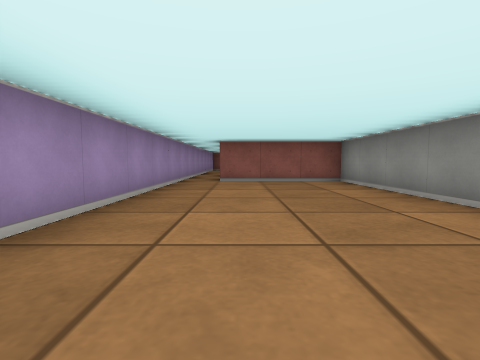
[1] (above)

24 first-person views from a walk through a cub3D maze. The camera is about half as high as the walls, tilts 4° down and sees 85° across. The floor is counted in squares. Each view is taken from the middle of a square. On the plan, view 1 faces up. The plan holds only what a view shows up to about 9 squares ahead; the rest is blank.

[2]
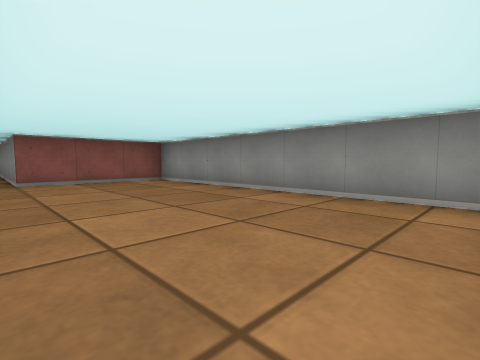

[3]
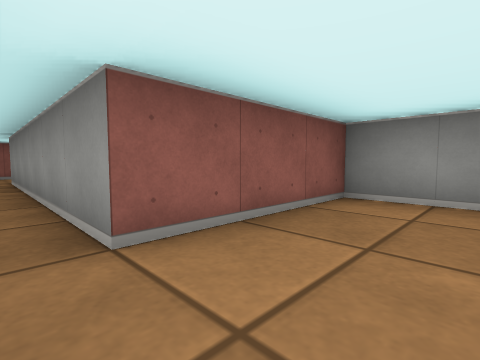

[4]
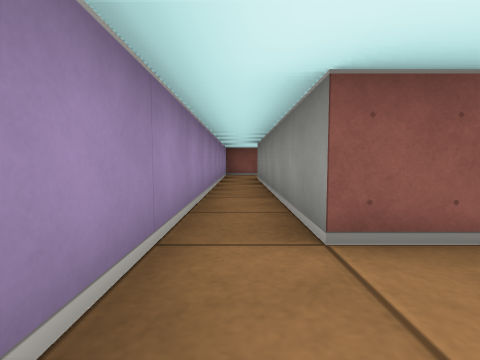

[5]
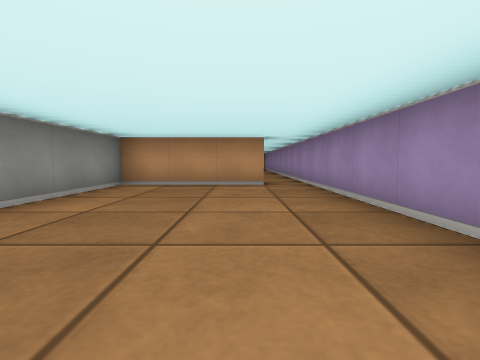

[6]
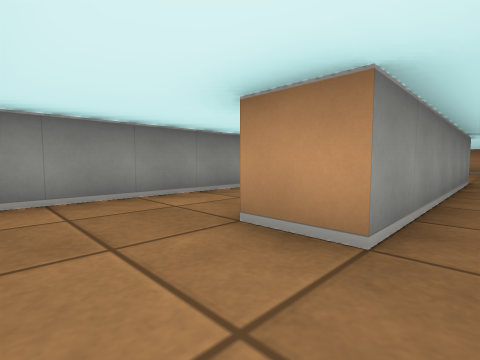

[7]
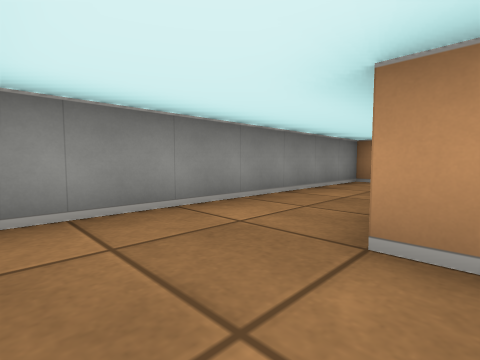

[8]
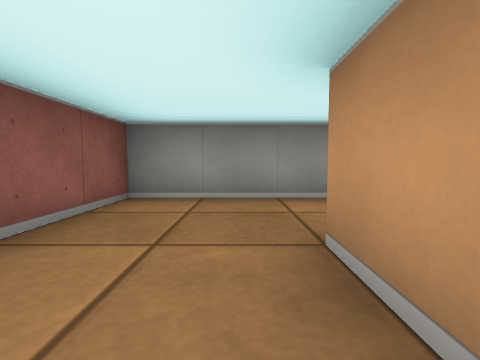

[9]
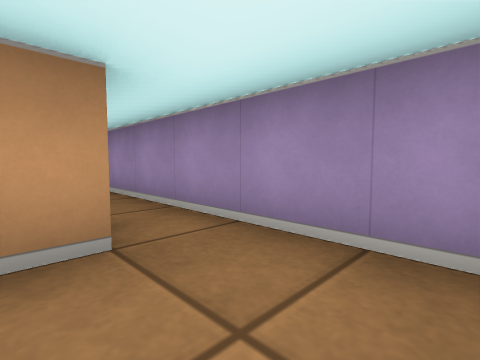

[10]
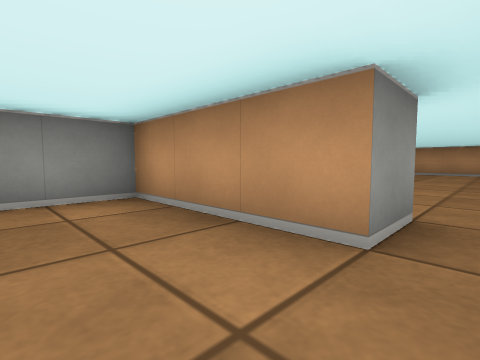

[11]
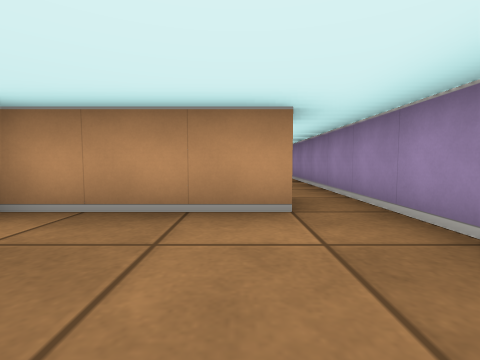

[12]
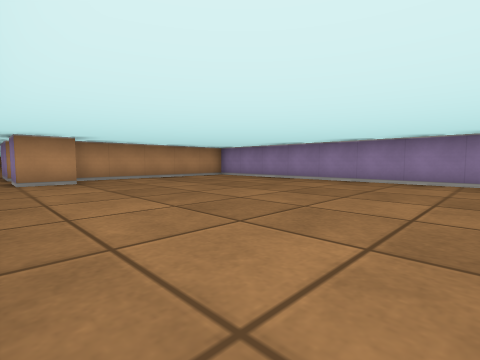

[13]
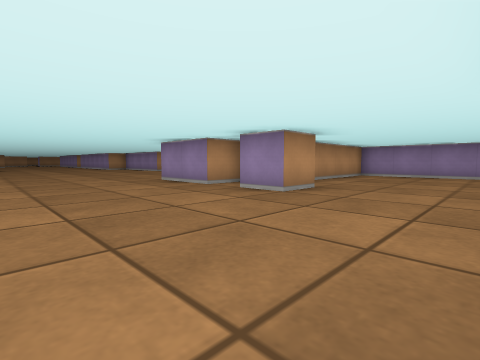

[14]
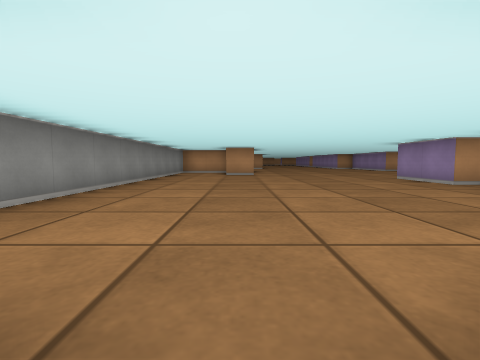

[15]
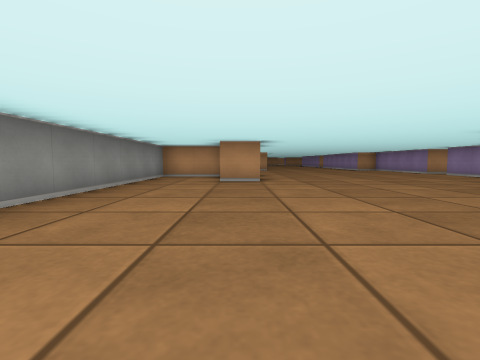

[16]
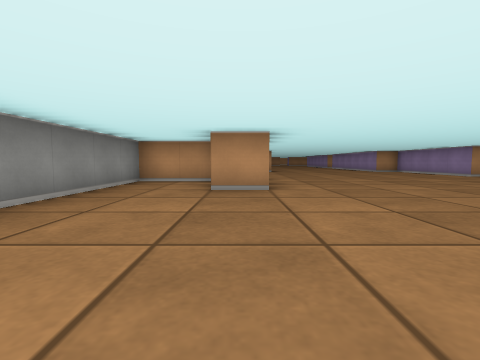

[17]
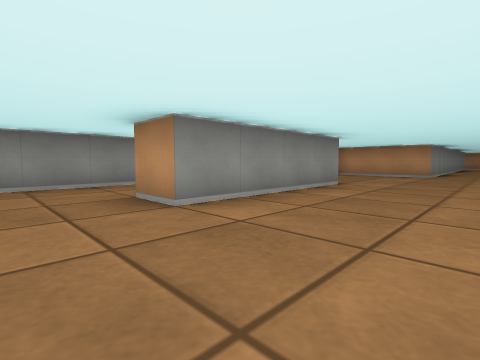

[18]
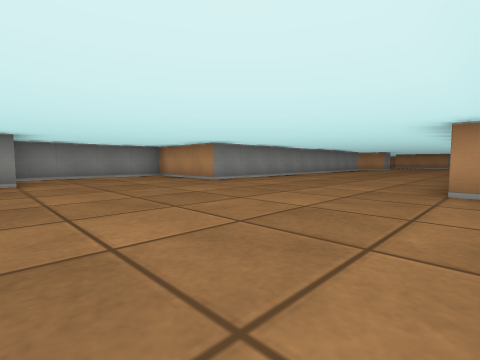

[19]
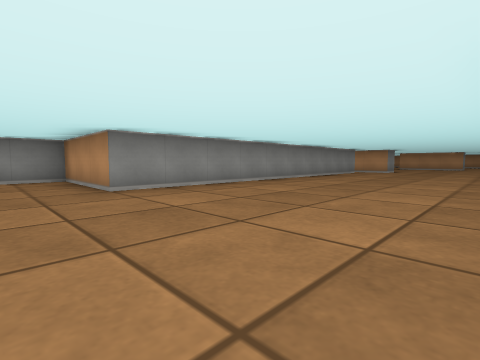

[20]
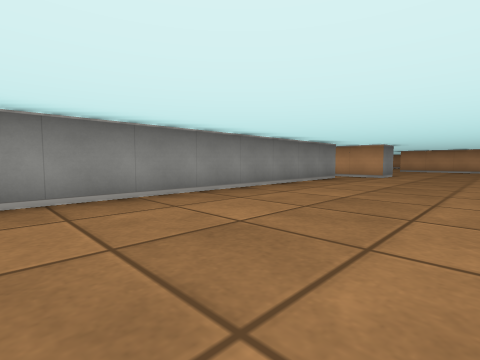

[21]
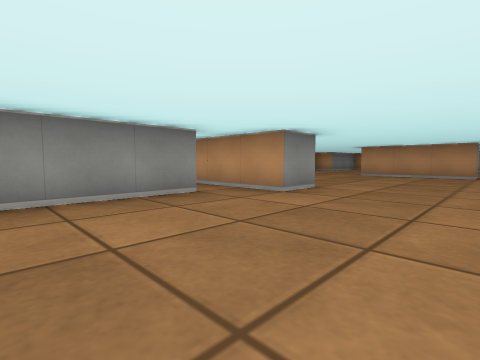

[22]
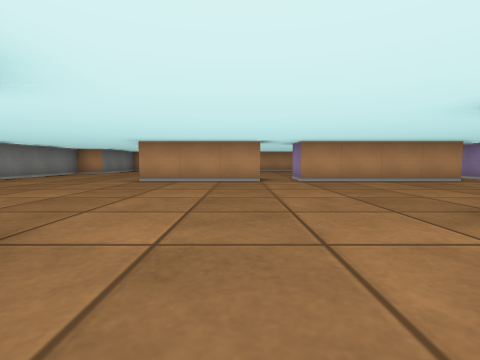

[23]
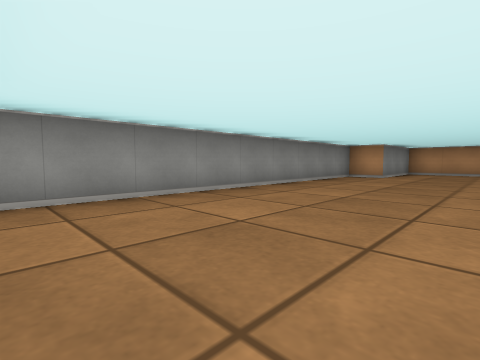

[24]
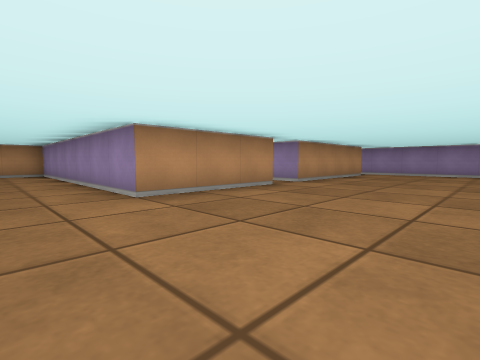

### Floor plan
Points are (right, up) in squares from view 1. A wall is a line through its corners. A room is listed if a view was taken in it or the views show most of it. See-through windows are left out.
Room 1 (views 1, 2, 3, 4, 5, 6, 7, 8, 9, 10, 11)
walls: (-0.5, -1.6) (-0.5, -0.5) (2.5, -0.5) (2.5, 6.5) (-0.5, 6.5) (-0.5, 12.5) (0.5, 12.5); (-1.5, 14) (-1.5, -1.4); (0.6, 14.5) (-0.6, 14.5)
ways out: opening at (-1, -1) to room 2; opening at (0, 13.5) to room 3
Room 2 (views 12, 13, 14, 15, 16, 17, 18, 19, 20, 21, 22, 23, 24)
walls: (8.5, -19.6) (8.5, -15.5) (9.5, -15.5); (1.5, -19.5) (1.5, -20); (9.6, -17.5) (11.5, -17.5) (11.5, -8.6); (1.5, -17.1) (1.5, -18); (7.5, -33.6) (7.5, -23.5) (10.5, -23.5) (10.5, -19.6); (4.5, -11.5) (4.5, -13.5); (6.5, -35.6) (6.5, -34.5) (9, -34.5); (3.4, -9.5) (4.5, -9.5) (4.5, -10.5); (-1.2, -10.5) (3.4, -10.5); (-1.5, -37.4) (-1.5, -39.2); (4.5, -41.5) (4.5, -40.5) (7.5, -40.5) (7.5, -47.5) (9.2, -47.5); (-0.6, -40.5) (3.5, -40.5) (3.5, -41.5); (-1.5, -41) (-1.5, -41.8); (-1.5, -1.4) (-1.5, -10.4); (10.5, -46.2) (10.5, -44.5) (11.5, -44.5) (11.5, -36.1)
ways out: opening at (-1, -1) to room 1; opening at (4, -41); opening at (9, -6)
Room 3 (no view inside)
walls: (2.5, 7.5) (2.5, 14.5) (0.6, 14.5)
ways out: opening at (0, 13.5) to room 1

Where each view was taken, in squares from view 1:
view 1: 0 up, 0 right, facing up
view 2: 0 up, 1 left, facing up-right
view 3: 5 up, 1 left, facing up-right
view 4: 5 up, 1 left, facing up
view 5: 5 up, 0 right, facing down
view 6: 14 up, 1 left, facing down-right
view 7: 14 up, 0 right, facing down-right
view 8: 13 up, 1 left, facing right
view 9: 14 up, 0 right, facing down-left
view 10: 1 up, 1 left, facing down-right
view 11: 2 up, 0 right, facing down
view 12: 3 down, 5 right, facing down-left
view 13: 7 down, 8 right, facing down-left
view 14: 6 down, 9 right, facing down
view 15: 9 down, 9 right, facing down
view 16: 11 down, 9 right, facing down
view 17: 14 down, 6 right, facing down-right
view 18: 19 down, 2 right, facing down-right
view 19: 22 down, 3 right, facing down-right
view 20: 26 down, 4 right, facing down-right
view 21: 31 down, 4 right, facing down-right
view 22: 34 down, 5 right, facing down
view 23: 36 down, 8 right, facing down-right
view 24: 37 down, 9 right, facing down-left
